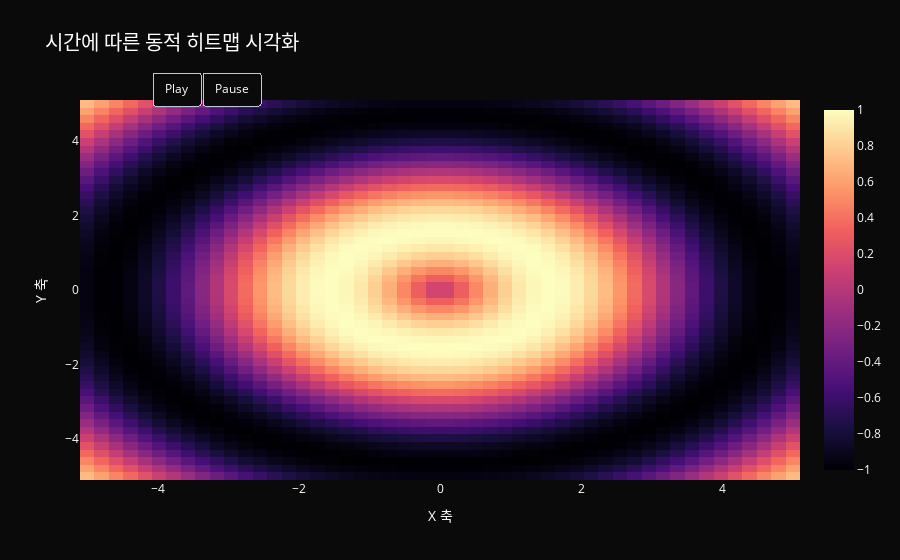

Notebook cell for this chart:
### Markdown cell above
레이아웃 설정

### Code cell
fig.update_layout(
    title='시간에 따른 동적 히트맵 시각화',
    title_font=dict(size=20, color='white'),
    paper_bgcolor='rgb(10, 10, 10)',  # 어두운 배경
    plot_bgcolor='rgb(20, 20, 20)',
    font=dict(color='white'),
    xaxis_title='X 축',
    yaxis_title='Y 축',
    coloraxis_colorbar=dict(title='강도', tickfont=dict(color='white')),
    updatemenus=[
        dict(
            type='buttons',
            showactive=False,
            buttons=[
                dict(
                    label='Play',
                    method='animate',
                    args=[None, dict(frame=dict(duration=100, redraw=True), fromcurrent=True, mode='immediate')]
                ),
                dict(
                    label='Pause',
                    method='animate',
                    args=[[None], dict(frame=dict(duration=0, redraw=False), mode='immediate')]
                )
            ],
            direction='left',
            pad=dict(r=10, t=10),
            x=0.1,
            xanchor='left',
            y=1.1,
            yanchor='top'
        )
    ]
)

fig.update_xaxes(gridcolor='rgb(100, 100, 100)')
fig.update_yaxes(gridcolor='rgb(100, 100, 100)')

# 그래프 출력 (Jupyter 환경이면 fig.show() 필요)
fig.show()

### Figure 1 — Plotly figure (JSON) as saved in the notebook; plotly's stock layout.template omitted (floating-point values rounded to 4 significant figures; data arrays with more than 128 entries replaced by an {"elided": "..."} marker saying what was removed)
{"data": [{"colorscale": [[0, "#000004"], [0.1111, "#180f3d"], [0.2222, "#440f76"], [0.3333, "#721f81"], [0.4444, "#9e2f7f"], [0.5556, "#cd4071"], [0.6667, "#f1605d"], [0.7778, "#fd9668"], [0.8889, "#feca8d"], [1, "#fcfdbf"]], "showscale": true, "type": "heatmap", "x": [-5.0, -4.796, -4.592, -4.388, -4.184, -3.98, -3.776, -3.571, -3.367, -3.163, -2.959, -2.755, -2.551, -2.347, -2.143, -1.939, -1.735, -1.531, -1.327, -1.122, -0.9184, -0.7143, -0.5102, -0.3061, -0.102, 0.102, 0.3061, 0.5102, 0.7143, 0.9184, 1.122, 1.327, 1.531, 1.735, 1.939, 2.143, 2.347, 2.551, 2.755, 2.959, 3.163, 3.367, 3.571, 3.776, 3.98, 4.184, 4.388, 4.592, 4.796, 5.0], "y": [-5.0, -4.796, -4.592, -4.388, -4.184, -3.98, -3.776, -3.571, -3.367, -3.163, -2.959, -2.755, -2.551, -2.347, -2.143, -1.939, -1.735, -1.531, -1.327, -1.122, -0.9184, -0.7143, -0.5102, -0.3061, -0.102, 0.102, 0.3061, 0.5102, 0.7143, 0.9184, 1.122, 1.327, 1.531, 1.735, 1.939, 2.143, 2.347, 2.551, 2.755, 2.959, 3.163, 3.367, 3.571, 3.776, 3.98, 4.184, 4.388, 4.592, 4.796, 5.0], "z": {"elided": "50x50 float values"}}], "layout": {"coloraxis": {"colorbar": {"tickfont": {"color": "white"}, "title": {"text": "강도"}}}, "font": {"color": "white"}, "paper_bgcolor": "rgb(10, 10, 10)", "plot_bgcolor": "rgb(20, 20, 20)", "title": {"font": {"color": "white", "size": 20}, "text": "시간에 따른 동적 히트맵 시각화"}, "updatemenus": [{"buttons": [{"args": [null, {"frame": {"duration": 100, "redraw": true}, "fromcurrent": true, "mode": "immediate"}], "label": "Play", "method": "animate"}, {"args": [[null], {"frame": {"duration": 0, "redraw": false}, "mode": "immediate"}], "label": "Pause", "method": "animate"}], "direction": "left", "pad": {"r": 10, "t": 10}, "showactive": false, "type": "buttons", "x": 0.1, "xanchor": "left", "y": 1.1, "yanchor": "top"}], "xaxis": {"gridcolor": "rgb(100, 100, 100)", "title": {"text": "X 축"}}, "yaxis": {"gridcolor": "rgb(100, 100, 100)", "title": {"text": "Y 축"}}}}
